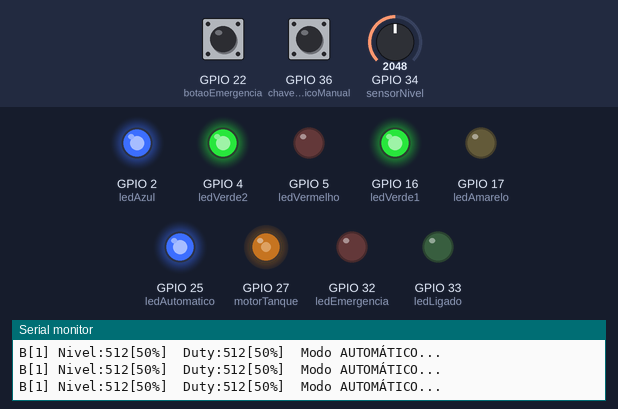
Simulated run of this sketch. Board: ESP32. On the bench: output pins drawn as LEDs (lit = HIGH), the last lines printed to the serial monitor. Dashed ring = blinking. The inputs (shaded band) are chosen by the test bench; at power-on: GPIO 22 (botaoEmergencia) LOW, GPIO 34 (sensorNivel) = 2048, GPIO 36 (chaveAutomaticoManual) HIGH (analog values on the 0–4095 scale).

Above: at 1.2 s.
1.3 s: GPIO 22 (botaoEmergencia) pulled HIGH for 0.15 s
At 1.52 s:
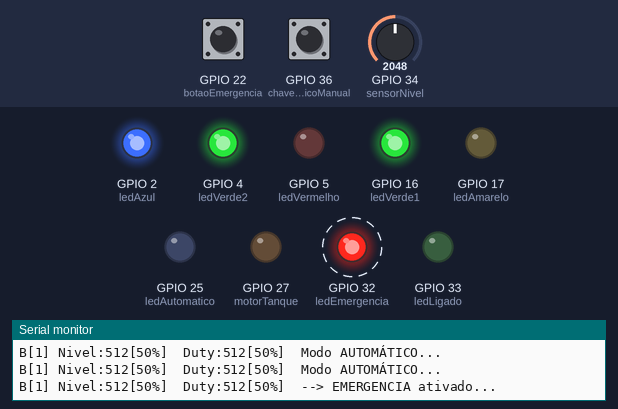
4.3 s: GPIO 34 (sensorNivel) set to 2421
7.3 s: GPIO 34 (sensorNivel) set to 2526
At 7.83 s:
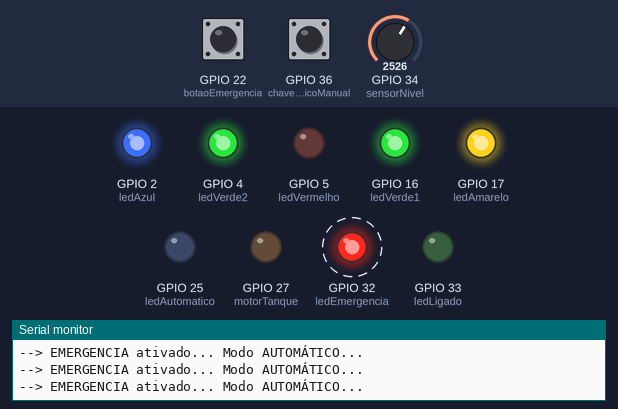
10.3 s: GPIO 22 (botaoEmergencia) pulled HIGH for 1 s
At 10.61 s:
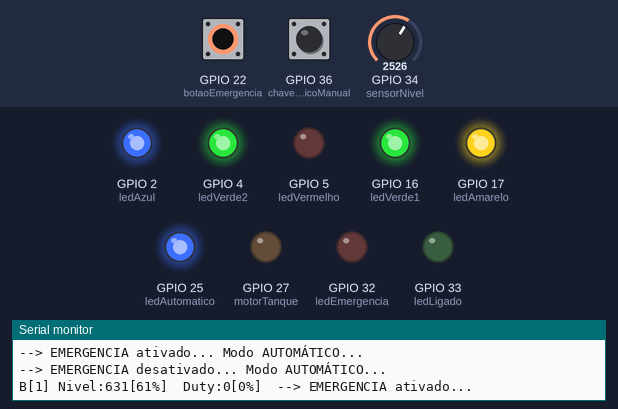
13.3 s: GPIO 34 (sensorNivel) set to 3603
At 13.64 s:
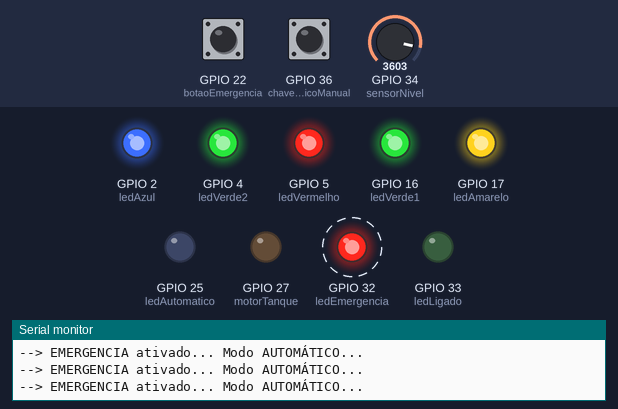
16.3 s: GPIO 22 (botaoEmergencia) pulled HIGH for 0.15 s
At 16.9 s:
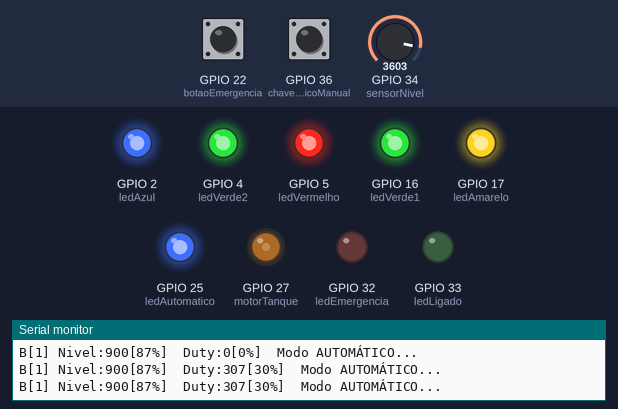
Timing chart, 0 to 19.0 s (numbered marks = the images above; inputs shaded):
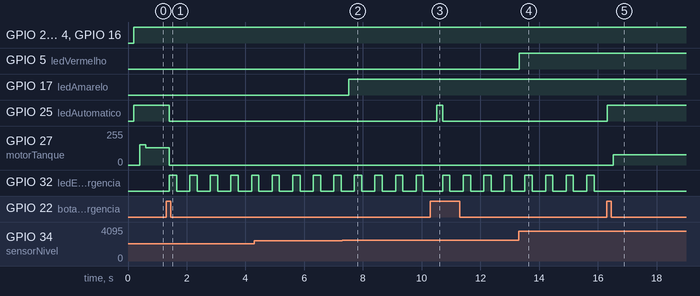

Measured:
- the behaviour switches between 2459 and 2460 on GPIO 34 (sensorNivel) (found by bisection; images 1 and 2)
- after the input at 1.3 s, GPIO 25 (ledAutomatico): HIGH → LOW after 0.10 s; GPIO 27 (motorTanque): 128/255 → 0/255 after 0.10 s; GPIO 32 (ledEmergencia): alternates HIGH for 0.25 s and LOW for 0.45 s, starting after 0.10 s
- after the input at 7.3 s, GPIO 17 (ledAmarelo): LOW → HIGH after 0.21 s
- after the input at 10.3 s, GPIO 25 (ledAutomatico): LOW → HIGH after 0.21 s, → LOW 0.20 s later
- after the input at 13.3 s, GPIO 5 (ledVermelho): LOW → HIGH at once
- after the input at 16.3 s, GPIO 25 (ledAutomatico): LOW → HIGH at once; GPIO 27 (motorTanque): 0/255 → 76/255 after 0.22 s; GPIO 32 (ledEmergencia): stops changing and stays LOW

The sketch:

sketch.ino
```cpp
// ENTRADAS
#define chaveAutomaticoManual 36
#define botaoLiga 39
#define botaoDesliga 35
#define botaoEmergencia 22
#define sensorNivel 34

// SAÍDAS
#define ledAzul 2
#define ledVerde1 16
#define ledVerde2 4
#define ledAmarelo 17
#define ledVermelho 5

#define ledAutomatico 25
#define ledLigado 33
#define ledEmergencia 32

#define motorTanque 27

// Variaveis Globais

// Modo:
// 1 - Automatico
// 0 - Manual
bool modo = false;

bool emergenciaToggle = false;

bool retornarStatusAnterior = false;
bool isBombaLigada = false;

int valorAnalogico = 0;
int duty = 0;

int porcentagemNivel = 0;
int porcentagemDuty = 0;

void setup() {
  // put your setup code here, to run once:
  Serial.begin(115200);
  Serial.println("Hello, ESP32!");

  // GPIO modo Entrada
  pinMode(chaveAutomaticoManual, INPUT);
  pinMode(botaoLiga, INPUT);
  pinMode(botaoDesliga, INPUT);
  pinMode(botaoEmergencia, INPUT);
  pinMode(sensorNivel, INPUT);

  // GPIO modo Saída
  pinMode(ledAzul, OUTPUT);
  pinMode(ledVerde1, OUTPUT);
  pinMode(ledVerde2, OUTPUT);
  pinMode(ledAmarelo, OUTPUT);
  pinMode(ledVermelho, OUTPUT);

  pinMode(ledAutomatico, OUTPUT);
  pinMode(ledLigado, OUTPUT);
  pinMode(ledEmergencia, OUTPUT);

  pinMode(motorTanque, OUTPUT);

  // ADC
  analogReadResolution(10);

  // Configurando o PWM
  // Função utilizada para configurar o LEDC
  // Parametros:
  //1. pin select LEDC pin.
  //2. freq select frequency of pwm.
  //3. resolution select resolution for LEDC channel.
  //4. channel select LEDC channel.
  ledcAttachChannel(motorTanque, 2000, 10, 0);

  // Modo de inicialização
  ModoInicializacao();

}

void loop() {
  // put your main code here, to run repeatedly:
  //delay(10); // this speeds up the simulation

  Emergencia();

  SelecionaModo();

  medicaoNivel();

}

void ModoInicializacao()
{
  // Se for modo MANUAL, deve iniciar DESLIGADO
  bool status = digitalRead(chaveAutomaticoManual);

  if(status) // MODO AUTOMATICO
  {

  }
  else // MODO MANUAL
  {
    digitalWrite(ledAutomatico, LOW);
    digitalWrite(ledLigado, LOW);
    digitalWrite(ledEmergencia, HIGH);

    Serial.println("Bomba desligada");
  }
}

bool SelecionaModo()
{
    // Lê o status da chave Automatica-Manual
    bool status = digitalRead(chaveAutomaticoManual);

    if(status)
    {
      // Modo: 1 - Automatico
      modo = true;
      Serial.println("Modo AUTOMÁTICO...");

      Automatico();
    }
    else
    {
      // Modo: 0 - Manual
      modo = false;
      Serial.println("Modo MANUAL...");

      Manual();
    }

    return modo;
}

void Automatico()
{
  // Condição inicial
  retornarStatusAnterior = true;

  if(!emergenciaToggle)
  {
    digitalWrite(ledLigado, LOW);
    digitalWrite(ledEmergencia, LOW);
    digitalWrite(ledAutomatico, HIGH);

    controleNivel();
    controleVelocidadeMotor();

  }
}

void Manual()
{
  // Condição inicial
  if(!emergenciaToggle)
  {
    // Função para obter o estado anterior
    // quando é modificado de Automatico para Manual
    // ou vice-versa
    if(retornarStatusAnterior)
    {
      if(isBombaLigada)
      {
        digitalWrite(ledAutomatico, LOW);
        digitalWrite(ledLigado, HIGH);
        digitalWrite(ledEmergencia, LOW);

        isBombaLigada = true;
      }
      else
      {
        digitalWrite(ledAutomatico, LOW);
        digitalWrite(ledLigado, LOW);
        digitalWrite(ledEmergencia, HIGH);

        isBombaLigada = false;
      }

      retornarStatusAnterior = false;
    }

    Ligar();
    Desligar();

    if(isBombaLigada)
    {
      controleNivel();
      controleVelocidadeMotor();
    }
    else
    {
      // Função para determinar o 'duty' do pino LEDC
      ledcWrite(motorTanque, 0);
    }
  }
}

void Ligar()
{
  // Debounce delay
  delay(200);

  bool status = digitalRead(botaoLiga);

  if(status)
  {
    digitalWrite(ledAutomatico, LOW);
    digitalWrite(ledLigado, HIGH);
    digitalWrite(ledEmergencia, LOW);

    isBombaLigada = true;

    Serial.println("Bomba ligada manualmente");
  }

}

void Desligar()
{
  // Debounce delay
  delay(200);

  bool status = digitalRead(botaoDesliga);

  if(status)
  {
    digitalWrite(ledAutomatico, LOW);
    digitalWrite(ledLigado, LOW);
    digitalWrite(ledEmergencia, HIGH);

    isBombaLigada = false;

    Serial.println("Bomba desligada manualmente");
  }
}

void Emergencia()
{
  // Debouncing delay
  delay(200);

  // Lê o status atual do INPUT 'botaoEmergencia'
  bool statusBotao = digitalRead(botaoEmergencia);

  // Toggle status somente quando o botao for acionado
  if(statusBotao)
  {
    if(emergenciaToggle)
    {
      emergenciaToggle = false;

      Serial.printf("--> EMERGENCIA desativado... ");

      // Ir para o modo de Inicialização
      ModoInicializacao();

    }
    else
    {
      emergenciaToggle = true;
      Serial.printf("--> EMERGENCIA ativado... ");
    }
  }

  // Se o botaoEmergencia foi acionado,
  // entao piscarLedEmergencia
  if(emergenciaToggle)
  {
    duty = 0;

    // Função para determinar o 'duty' do pino LEDC
    ledcWrite(motorTanque, duty);

    digitalWrite(ledAutomatico, LOW);
    digitalWrite(ledLigado, LOW);
    digitalWrite(ledEmergencia, HIGH);

    isBombaLigada = false;

    piscaLedEmergencia();

    Serial.printf("--> EMERGENCIA ativado... ");
  }
  else
  {
    // caso contrario, desligar ledEmergencia
    //digitalWrite(ledEmergencia, LOW);
  }

}

void piscaLedEmergencia()
{
  digitalWrite(ledAutomatico, LOW);
  digitalWrite(ledLigado, LOW);

  digitalWrite(ledEmergencia, HIGH);
  delay(250);
  digitalWrite(ledEmergencia, LOW);
  delay(250);
}

void medicaoNivel()
{
  valorAnalogico = analogRead(sensorNivel);
  int valorVolts = analogReadMilliVolts(sensorNivel);

  // NIVEL | LIGAR_LED
  // 820   | VERMELHO
  // 615   | AMARELO
  // 410   | VERDE_2
  // 205   | VERDE_1
  // 0     | AZUL

  if(valorAnalogico >= 820)
  {
    digitalWrite(ledVermelho, HIGH);
    digitalWrite(ledAmarelo, HIGH);
    digitalWrite(ledVerde2, HIGH);
    digitalWrite(ledVerde1, HIGH);
    digitalWrite(ledAzul, HIGH);
  }
  else if(valorAnalogico < 820 && valorAnalogico >= 615)
  {
    digitalWrite(ledVermelho, LOW);
    digitalWrite(ledAmarelo, HIGH);
    digitalWrite(ledVerde2, HIGH);
    digitalWrite(ledVerde1, HIGH);
    digitalWrite(ledAzul, HIGH);
  }
  else if(valorAnalogico < 615 && valorAnalogico >= 410)
  {
    digitalWrite(ledVermelho, LOW);
    digitalWrite(ledAmarelo, LOW);
    digitalWrite(ledVerde2, HIGH);
    digitalWrite(ledVerde1, HIGH);
    digitalWrite(ledAzul, HIGH);
  }
  else if(valorAnalogico < 410 && valorAnalogico >= 205)
  {
    digitalWrite(ledVermelho, LOW);
    digitalWrite(ledAmarelo, LOW);
    digitalWrite(ledVerde2, LOW);
    digitalWrite(ledVerde1, HIGH);
    digitalWrite(ledAzul, HIGH);
  }
  else
  {
    digitalWrite(ledVermelho, LOW);
    digitalWrite(ledAmarelo, LOW);
    digitalWrite(ledVerde2, LOW);
    digitalWrite(ledVerde1, LOW);
    digitalWrite(ledAzul, HIGH);
  }
}

void controleVelocidadeMotor()
{
  // Modo:
  if(modo) // 1 - Automatico
  {
    // NIVEL(%)      | ADC Nível       | Duty(%) | Duty(bits)
    // > 70          | 717             | 30      | 307
    // > 40 && < 70  | entre 409 e 716 | 50      | 512
    // >= 0 && < 40  | entre 0 e 408   | 60      | 614

    if(valorAnalogico >= 717)
    {
      duty = 307;
    }
    else if(valorAnalogico > 409 && valorAnalogico < 717)
    {
      duty = 512;
    }
    else
    {
      duty = 614;
    }
  }
  else // 0 - Manual
  {
    // NIVEL(%)       | ADC Nível      | Duty(%) | Duty(bits)
    // >= 0 && <= 100 | entre 0 e 1023 | 100     | 1023
    duty = 1023;
  }
}

void controleNivel()
{
  if(valorAnalogico >= 1023)
  {
    duty = 0;

    // Função para determinar o 'duty' do pino LEDC
    ledcWrite(motorTanque, duty);

    digitalWrite(ledAutomatico, LOW);
    digitalWrite(ledLigado, LOW);
    digitalWrite(ledEmergencia, HIGH);

    isBombaLigada = false;

    Serial.println("Bomba desligada por excesso de nível");
  }
  else
  {
    isBombaLigada = true;

    // Função para determinar o 'duty' do pino LEDC
    ledcWrite(motorTanque, duty);
  }

  // Converte valores para valor em porcentagem
  porcentagemNivel = BitsToPercentual(valorAnalogico);
  porcentagemDuty = BitsToPercentual(duty);

  Serial.printf("B[%d] Nivel:%d[%d%%]  Duty:%d[%d%%]  ",isBombaLigada, valorAnalogico, porcentagemNivel, duty, porcentagemDuty);

}

int BitsToPercentual(int valorBits)
{
  return 100 * valorBits / 1023;
}
```
